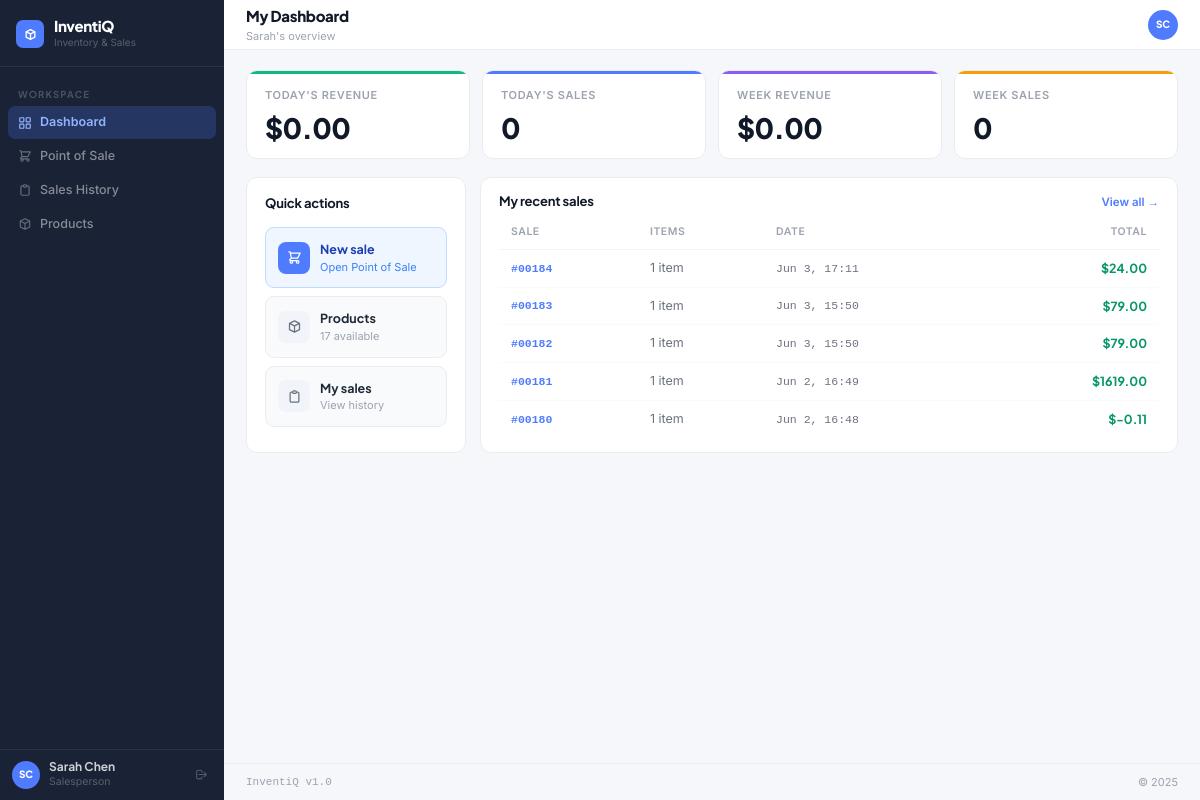
Page /dashboard/ (signed in) on the committed database.
### accounts/models.py (models this page shows, shortened)
class User(AbstractUser):
    ROLE_CHOICES = [('manager', 'Manager'), ('salesperson', 'Salesperson')]
    role = models.CharField(max_length=20, choices=ROLE_CHOICES, default='salesperson')
    phone = models.CharField(max_length=20, blank=True)
    avatar_initials = models.CharField(max_length=3, blank=True)
    @property
    def is_manager(self):
        return self.role == 'manager'
    @property
    def full_name(self):
        return self.get_full_name() or self.username

### sales/models.py (models this page shows, shortened)
class Sale(models.Model):
    STATUS_CHOICES = [('completed', 'Completed'), ('voided', 'Voided')]
    salesperson = models.ForeignKey(settings.AUTH_USER_MODEL, on_delete=models.SET_NULL, null=True, related_name='sales')
    total_amount = models.DecimalField(max_digits=12, decimal_places=2, default=Decimal('0.00'))
    discount_amount = models.DecimalField(max_digits=10, decimal_places=2, default=Decimal('0.00'))
    status = models.CharField(max_length=20, choices=STATUS_CHOICES, default='completed')
    notes = models.TextField(blank=True)
    created_at = models.DateTimeField(auto_now_add=True)
    class Meta:
        ordering = ['-created_at']
    @property
    def item_count(self):
        return sum(item.quantity for item in self.items.all())

class SaleItem(models.Model):
    sale = models.ForeignKey(Sale, on_delete=models.CASCADE, related_name='items')
    product = models.ForeignKey('inventory.Product', on_delete=models.PROTECT, related_name='sale_items')
    quantity = models.PositiveIntegerField()
    unit_price = models.DecimalField(max_digits=10, decimal_places=2)
    cost_price = models.DecimalField(max_digits=10, decimal_places=2)
    class Meta:
        unique_together = ['sale', 'product']

### dashboard/views.py (the view)
# urls.py: path('', views.index, name='index'),
@login_required
def index(request):
    return manager_dashboard(request) if request.user.is_manager else salesperson_dashboard(request)

### templates/dashboard/salesperson.html (shortened to what this page needs)
{% extends "layouts/base.html" %}
{% block page_title %}My Dashboard{% endblock %}
{% block page_subtitle %}{{ user.first_name|default:user.username }}'s overview{% endblock %}
{% block content %}
<div style="display:grid;grid-template-columns:repeat(4,minmax(0,1fr));gap:12px;margin-bottom:18px;">
  <div class="card" style="position:relative;overflow:hidden;"><div style="position:absolute;top:0;left:0;right:0;height:3px;background:#10B981;"></div><div class="kpi-label">Today's revenue</div><div class="kpi-val">${{ today_revenue|floatformat:2 }}</div></div>
  <div class="card" style="position:relative;overflow:hidden;"><div style="position:absolute;top:0;left:0;right:0;height:3px;background:#4F7CFF;"></div><div class="kpi-label">Today's sales</div><div class="kpi-val">{{ today_count }}</div></div>
  <div class="card" style="position:relative;overflow:hidden;"><div style="position:absolute;top:0;left:0;right:0;height:3px;background:#8B5CF6;"></div><div class="kpi-label">Week revenue</div><div class="kpi-val">${{ week_revenue|floatformat:2 }}</div></div>
  <div class="card" style="position:relative;overflow:hidden;"><div style="position:absolute;top:0;left:0;right:0;height:3px;background:#F59E0B;"></div><div class="kpi-label">Week sales</div><div class="kpi-val">{{ week_count }}</div></div>
</div>
<div style="display:grid;grid-template-columns:220px 1fr;gap:14px;">
  <div class="card">
    <div class="card-title" style="margin-bottom:14px;">Quick actions</div>
    <div style="display:flex;flex-direction:column;gap:8px;">
      <a href="{% url 'sales:pos' %}" style="display:flex;align-items:center;gap:10px;padding:12px;background:#eff6ff;border:1px solid #bfdbfe;border-radius:9px;text-decoration:none;transition:background .14s;" aria-label="Open Point of Sale">
        <div style="width:32px;height:32px;background:#4F7CFF;border-radius:8px;display:flex;align-items:center;justify-content:center;flex-shrink:0;"><svg width="15" height="15" fill="none" stroke="#fff" viewBox="0 0 24 24" stroke-width="2"><path stroke-linecap="round" stroke-linejoin="round" d="M3 3h2l.4 2M7 13h10l4-8H5.4M7 13L5.4 5M7 13l-2.293 2.293c-.63.63-.184 1.707.707 1.707H17m0 0a2 2 0 100 4 2 2 0 000-4zm-8 2a2 2 0 11-4 0 2 2 0 014 0z"/></svg></div>
        <div><div style="font-family:'Plus Jakarta Sans',sans-serif;font-size:12.5px;font-weight:700;color:#1e40af;">New sale</div><div style="font-size:11px;color:#3b82f6;">Open Point of Sale</div></div>
      </a>
      <a href="{% url 'inventory:product_list' %}" style="display:flex;align-items:center;gap:10px;padding:12px;background:#f9fafb;border:1px solid #eaecf0;border-radius:9px;text-decoration:none;transition:background .14s;">
        <div style="width:32px;height:32px;background:#f1f5f9;border-radius:8px;display:flex;align-items:center;justify-content:center;flex-shrink:0;"><svg width="15" height="15" fill="none" stroke="#6b7280" viewBox="0 0 24 24" stroke-width="2"><path stroke-linecap="round" stroke-linejoin="round" d="M20 7l-8-4-8 4m16 0l-8 4m8-4v10l-8 4m0-10L4 7m8 4v10M4 7v10l8 4"/></svg></div>
        <div><div style="font-family:'Plus Jakarta Sans',sans-serif;font-size:12.5px;font-weight:700;color:#1f2937;">Products</div><div style="font-size:11px;color:#9ca3af;">{{ products_available }} available</div></div>
      </a>
      <a href="{% url 'sales:sale_list' %}" style="display:flex;align-items:center;gap:10px;padding:12px;background:#f9fafb;border:1px solid #eaecf0;border-radius:9px;text-decoration:none;transition:background .14s;">
        <div style="width:32px;height:32px;background:#f1f5f9;border-radius:8px;display:flex;align-items:center;justify-content:center;flex-shrink:0;"><svg width="15" height="15" fill="none" stroke="#6b7280" viewBox="0 0 24 24" stroke-width="2"><path stroke-linecap="round" stroke-linejoin="round" d="M9 5H7a2 2 0 00-2 2v12a2 2 0 002 2h10a2 2 0 002-2V7a2 2 0 00-2-2h-2M9 5a2 2 0 002 2h2a2 2 0 002-2M9 5a2 2 0 012-2h2a2 2 0 012 2"/></svg></div>
        <div><div style="font-family:'Plus Jakarta Sans',sans-serif;font-size:12.5px;font-weight:700;color:#1f2937;">My sales</div><div style="font-size:11px;color:#9ca3af;">View history</div></div>
      </a>
    </div>
  </div>
  <div class="card" style="padding:14px 18px;">
    <div style="display:flex;justify-content:space-between;align-items:center;margin-bottom:11px;">
      <div class="card-title">My recent sales</div>
      <a href="{% url 'sales:sale_list' %}" style="font-family:'Inter',sans-serif;font-size:11.5px;font-weight:600;color:#4F7CFF;text-decoration:none;">View all →</a>
    </div>
    <table class="tbl" aria-label="Your recent sales">
      <thead><tr><th scope="col">Sale</th><th scope="col">Items</th><th scope="col">Date</th><th scope="col" style="text-align:right;">Total</th></tr></thead>
      <tbody>
        {% for sale in recent_sales %}<tr>
          <td class="sid"><a href="{% url 'sales:sale_detail' sale.pk %}" style="color:#4F7CFF;text-decoration:none;">#{{ sale.pk|stringformat:"05d" }}</a></td>
          <td>{{ sale.item_count }} item{{ sale.item_count|pluralize }}</td>
          <td class="mn">{{ sale.created_at|date:"M j, H:i" }}</td>
          <td class="money">${{ sale.total_amount|floatformat:2 }}</td>
        </tr>{% empty %}<tr><td colspan="4" style="text-align:center;padding:16px;color:#9ca3af;">No sales yet. <a href="{% url 'sales:pos' %}" style="color:#4F7CFF;">Make your first →</a></td></tr>{% endfor %}
      </tbody>
    </table>
  </div>
</div>
{% endblock %}

### templates/layouts/base.html (shortened to what this page needs)
<!DOCTYPE html>
<html lang="en">
<head>
    <script src="https://cdn.tailwindcss.com"></script>
</head>
<body>
{% if user.is_authenticated %}
<div style="display:flex;min-height:100vh;">
    <aside class="sidebar" id="sidebar" aria-label="Main navigation">
        <div class="sidebar-logo">
            <div class="sidebar-icon" aria-hidden="true">
                <svg fill="none" stroke="#fff" viewBox="0 0 24 24" stroke-width="2.5">
                    <path stroke-linecap="round" stroke-linejoin="round" d="M20 7l-8-4-8 4m16 0l-8 4m8-4v10l-8 4m0-10L4 7m8 4v10M4 7v10l8 4"/>
                </svg>
            </div>
            <div>
                <div class="sidebar-brand">InventiQ</div>
                <div class="sidebar-tagline">Inventory & Sales</div>
            </div>
        </div>
        <nav class="sidebar-nav" aria-label="Primary navigation">
            <div class="nav-section">Workspace</div>
            <a href="{% url 'dashboard:index' %}" class="nav-item {% if request.resolver_match.app_name == 'dashboard' %}active{% endif %}" aria-current="{% if request.resolver_match.app_name == 'dashboard' %}page{% endif %}">
                <svg fill="none" stroke="currentColor" viewBox="0 0 24 24" stroke-width="2" aria-hidden="true"><rect x="3" y="3" width="7" height="7" rx="1"/><rect x="14" y="3" width="7" height="7" rx="1"/><rect x="14" y="14" width="7" height="7" rx="1"/><rect x="3" y="14" width="7" height="7" rx="1"/></svg>
                Dashboard
            </a>
            <a href="{% url 'sales:pos' %}" class="nav-item {% if request.resolver_match.view_name == 'sales:pos' %}active{% endif %}" aria-current="{% if request.resolver_match.view_name == 'sales:pos' %}page{% endif %}">
                <svg fill="none" stroke="currentColor" viewBox="0 0 24 24" stroke-width="2" aria-hidden="true"><path stroke-linecap="round" stroke-linejoin="round" d="M3 3h2l.4 2M7 13h10l4-8H5.4M7 13L5.4 5M7 13l-2.293 2.293c-.63.63-.184 1.707.707 1.707H17m0 0a2 2 0 100 4 2 2 0 000-4zm-8 2a2 2 0 11-4 0 2 2 0 014 0z"/></svg>
                Point of Sale
            </a>
            <a href="{% url 'sales:sale_list' %}" class="nav-item {% if request.resolver_match.app_name == 'sales' and request.resolver_match.view_name != 'sales:pos' %}active{% endif %}">
                <svg fill="none" stroke="currentColor" viewBox="0 0 24 24" stroke-width="2" aria-hidden="true"><path stroke-linecap="round" stroke-linejoin="round" d="M9 5H7a2 2 0 00-2 2v12a2 2 0 002 2h10a2 2 0 002-2V7a2 2 0 00-2-2h-2M9 5a2 2 0 002 2h2a2 2 0 002-2M9 5a2 2 0 012-2h2a2 2 0 012 2"/></svg>
                Sales History
            </a>
            <a href="{% url 'inventory:product_list' %}" class="nav-item {% if request.resolver_match.app_name == 'inventory' %}active{% endif %}">
                <svg fill="none" stroke="currentColor" viewBox="0 0 24 24" stroke-width="2" aria-hidden="true"><path stroke-linecap="round" stroke-linejoin="round" d="M20 7l-8-4-8 4m16 0l-8 4m8-4v10l-8 4m0-10L4 7m8 4v10M4 7v10l8 4"/></svg>
                Products
            </a>
        </nav>
        <div class="sidebar-footer">
            <div class="sidebar-user">
                <div class="user-avatar" aria-hidden="true">{{ user.avatar_initials|default:user.username|slice:":2"|upper }}</div>
                <div style="flex:1;min-width:0;">
                    <div class="user-name">{{ user.full_name }}</div>
                    <div class="user-role">{{ user.role|capfirst }}</div>
                </div>
                <a href="{% url 'accounts:logout' %}" style="color:rgba(255,255,255,.25);display:flex;align-items:center;padding:4px;border-radius:5px;transition:color .14s;" aria-label="Sign out">
                    <svg width="13" height="13" fill="none" stroke="currentColor" viewBox="0 0 24 24" stroke-width="2" aria-hidden="true"><path stroke-linecap="round" stroke-linejoin="round" d="M17 16l4-4m0 0l-4-4m4 4H7m6 4v1a3 3 0 01-3 3H6a3 3 0 01-3-3V7a3 3 0 013-3h4a3 3 0 013 3v1"/></svg>
                </a>
            </div>
        </div>
    </aside>
    <div style="flex:1;margin-left:224px;display:flex;flex-direction:column;min-height:100vh;">
        <header class="topbar" role="banner">
            <div style="display:flex;align-items:center;gap:12px;">
                <div>
                    <div class="page-title">{% block page_title %}Dashboard{% endblock %}</div>
                    <div class="page-sub">{% block page_subtitle %}{% endblock %}</div>
                </div>
            </div>
            <div style="display:flex;align-items:center;gap:8px;">
                <a href="{% url 'accounts:profile' %}" style="width:30px;height:30px;border-radius:50%;background:#4F7CFF;display:flex;align-items:center;justify-content:center;font-family:'Plus Jakarta Sans',sans-serif;font-size:10px;font-weight:800;color:#fff;text-decoration:none;" aria-label="Your profile">
                    {{ user.avatar_initials|default:user.username|slice:":2"|upper }}
                </a>
            </div>
        </header>
        <main id="main-content" class="page-enter" style="flex:1;padding:20px 22px;" tabindex="-1">
            {% block content %}{% endblock %}
        </main>
        <footer style="padding:10px 22px;border-top:1px solid #eaecf0;display:flex;justify-content:space-between;font-size:11px;color:#9ca3af;" role="contentinfo">
            <span style="font-family:ui-monospace,monospace;">InventiQ v1.0</span>
            <span>© 2025</span>
        </footer>
    </div>
</div>
{% endif %}
</body>
</html>

### rows in the picture
User: avatar_initials "SC", full_name "Sarah Chen", role "Salesperson", first_name "Sarah"
Sale: pk "00184", item_count "1", created_at "Jun 3, 17:11", total_amount "24.00"
Sale: pk "00183", item_count "1", created_at "Jun 3, 15:50", total_amount "79.00"
Sale: pk "00182", item_count "1", created_at "Jun 3, 15:50", total_amount "79.00"
Sale: pk "00181", item_count "1", created_at "Jun 2, 16:49", total_amount "1619.00"
Sale: pk "00180", item_count "1", created_at "Jun 2, 16:48", total_amount "-0.11"

### other values in the picture
{{ today_revenue|floatformat:2 }} "0.00"
{{ today_count }} "0"
{{ week_revenue|floatformat:2 }} "0.00"
{{ week_count }} "0"
{{ products_available }} "17"
